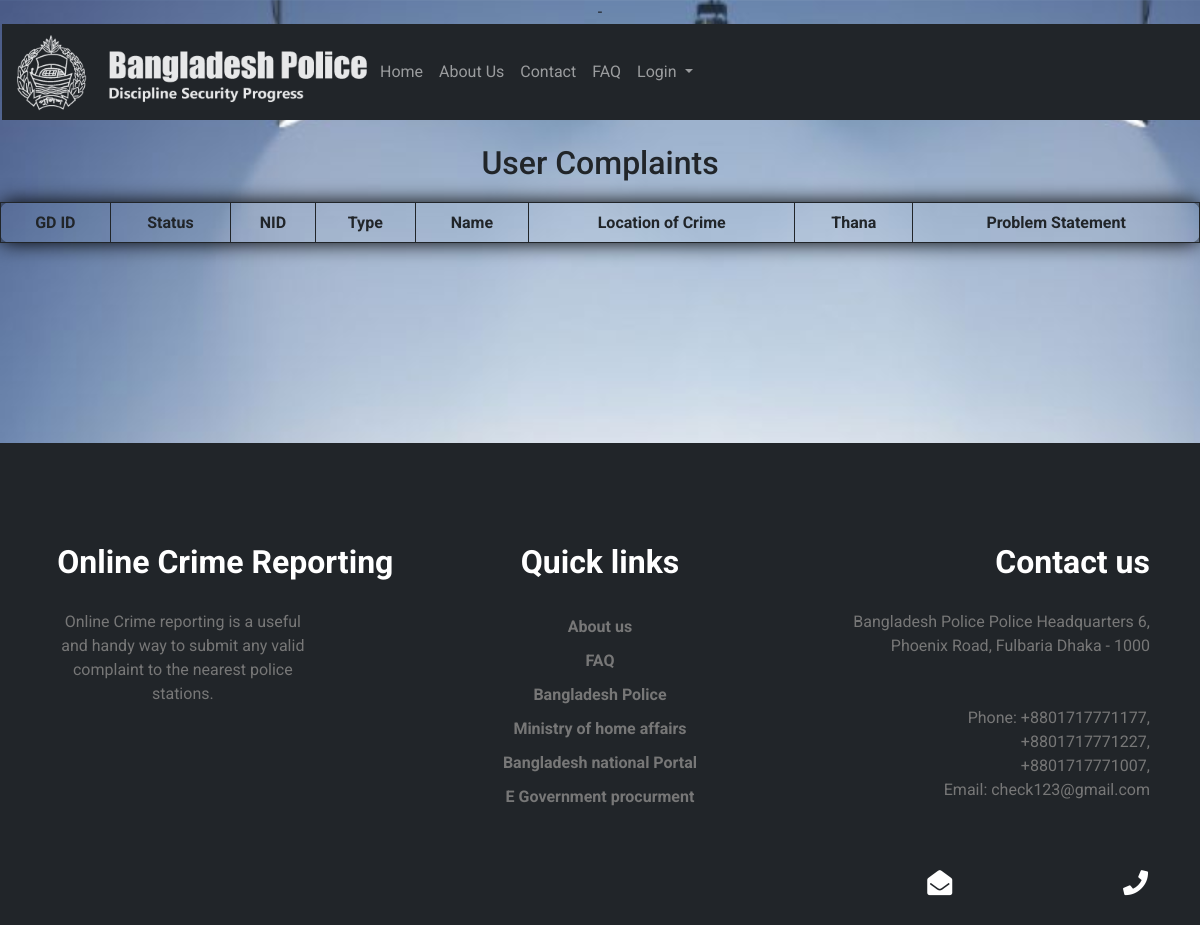
The app's page /Pages/allcomplains.php, older data.
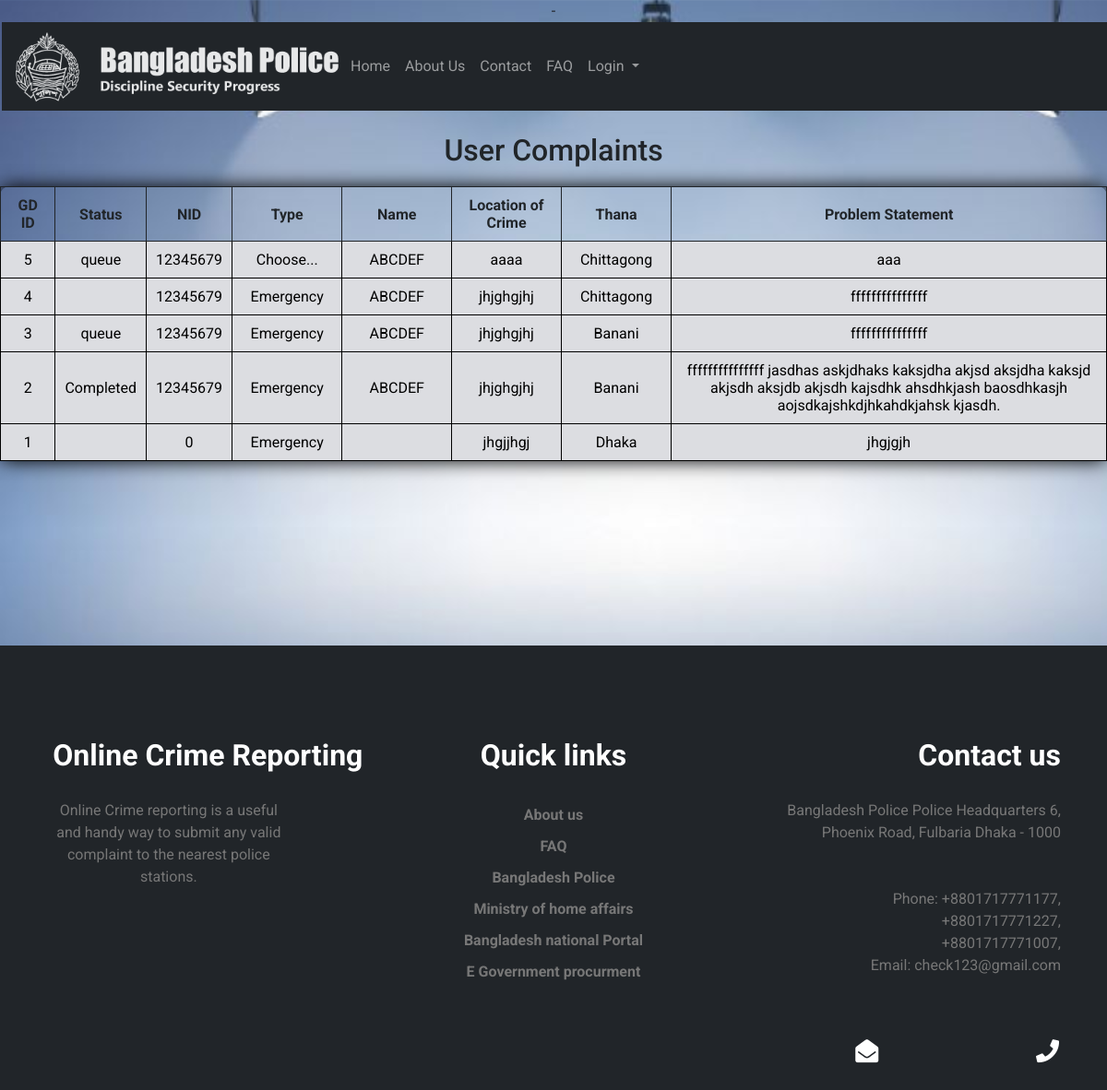
The same page, newer data.
### tables this page shows
CREATE TABLE `gd` (
  `gdid` int(9) NOT NULL,
  `nid` bigint(30) NOT NULL,
  `type` varchar(20) NOT NULL,
  `name` varchar(40) NOT NULL,
  `location of crime` varchar(255) NOT NULL,
  `thana name` varchar(30) NOT NULL,
  `problem statement` text NOT NULL,
  `photo` varchar(255) NOT NULL,
  `status` varchar(20) NOT NULL,
  `pid` int(11) NOT NULL
);

### Pages/allcomplains.php (the view, shortened to what this page needs)
-<?php
  include "../php/db.php";
?>
<!DOCTYPE html>
<html lang="en">
<head>
    <link href="../css/bootstrap.min.css" rel="stylesheet">
    <link rel="stylesheet" href="../css/style.css">
    <link rel="stylesheet" href="../css/responsive.css">
  <link rel="stylesheet" type="text/css" href="../css/login_style.css">
  <link rel="stylesheet" href="https://cdnjs.cloudflare.com/ajax/libs/font-awesome/4.7.0/css/font-awesome.min.css">
  <link rel="stylesheet" href="https://use.fontawesome.com/releases/v5.15.1/css/all.css">
    <link href="../css/historytable.css" rel="stylesheet">
</head>
<body>
<div class="container-fluid">
    <?php
        include "../php/navbar.php";
    ?>
</div>
<div>
  <br>
<h2> User Complaints</h2>
<table id="t" class="table1">
  <thead>
    <tr>
      <th scope="col">GD ID</th>
      <th scope="col">Status</th>
      <th scope="col">NID</th>
      <th scope="col">Type</th>
      <th scope="col">Name</th>
      <th scope="col">Location of Crime</th>
      <th scope="col">Thana</th>
      <th scope="col">Problem Statement</th>
    </tr>
  </thead>
  <?php
      $query="select * from gd order by gdid desc limit 10000";
      $result=mysqli_query($conn,$query);
      while($rows=mysqli_fetch_assoc($result)){
  ?>
  <tbody style="background-color: #dcdde1; color: black;">
      <tr>
        <td class="five"><?php echo $rows['gdid']; ?></td>
        <td class="status"><?php echo $rows['status']; ?></td>
        <td class="five"><?php echo $rows['nid']; ?></td>
        <td class="ten"><?php echo $rows['type']; ?></td>
        <td class="ten"><?php echo $rows['name']; ?></td>
        <td class="twenty"><?php echo $rows['location of crime']; ?></td>
        <td class="ten"><?php echo $rows['thana name']; ?></td>
        <td class="cproblem"><?php echo $rows['problem statement']; ?></td>
      </tr>
    </tbody>
  <?php
    }
  ?>
</table>
</div>
<?php
    include "../php/footer.php";
    ?>
</body>
</html>

### php/navbar.php (shortened to what this page needs)
<nav class="navbar navbar-expand-lg navbar-dark bg-dark dmenu">
            <div class="container-fluid dmenudiv">
                <img src="../images/logo2.png">
              <div class="collapse navbar-collapse" id="navbarSupportedContent">
                <ul class="navbar-nav me-auto mb-2 mb-lg-0">
                  <li class="nav-item">
                    <a class="nav-link" aria-current="page" href="home.php">Home</a>
                  </li>
                  <li class="nav-item">
                    <a class="nav-link" href="../Pages/about.php">About Us</a>
                  </li>
                  <li class="nav-item">
                    <a class="nav-link" aria-current="page" href="../Pages/contact.php">Contact</a>
                  </li>
                  <li class="nav-item">
                    <a class="nav-link" href="../Pages/faq.php">FAQ</a>
                  </li>
                  <li class="nav-item dropdown">
                    <?php
                      if(isset($_SESSION['nid'])) {
                        echo '<p class="nav-link" style="color: white;"> Welcome <code>'.$_SESSION["name"].'</code></p>';
                        echo '<li class="nav-item">
                          <a class="nav-link active" aria-current="page" href="../php/logout_session.php">Logout</a>
                          </li>';
                        }
                        elseif(isset($_SESSION['aid'])) {
                          echo '<p class="nav-link" style="color: white;"> Welcome <code> '.$_SESSION["aname"].' </code></p>';
                          echo '<li class="nav-item">
                            <a class="nav-link active" aria-current="page" href="../php/logout_session.php">Logout</a>';
                        }
                        elseif(isset($_SESSION['pid'])) {
                          echo '<p class="nav-link" style="color: white;"> Welcome <code> '.$_SESSION["pname"].' </code></p>';
                          echo '<li class="nav-item">
                            <a class="nav-link active" aria-current="page" href="../php/logout_session.php">Logout</a>';
                        }
                        else {
                        echo '<a class="nav-link dropdown-toggle" href="#" id="navbarDropdown" role="button" data-bs-toggle="dropdown" aria-expanded="false">
                          Login
                        </a>
                        <ul class="dropdown-menu" aria-labelledby="navbarDropdown">
                          <li><a class="dropdown-item" href="../Pages/login.php">User</a></li>
                          <li><a class="dropdown-item" href="../Pages/officialPage.php">Official</a></li>
                        </ul>';
                      }
                    ?>
                    </li>
                </ul>
              </div>
            </div>
          </nav>

### php/footer.php
<div class="foot bg-dark">
          <div class="row" style="margin-top:200px; padding: 100px 50px; padding-bottom: 20px;">
            <div class="col-lg-4">
            <h2> Online Crime Reporting</h2>
                <p style="padding-right:85px; padding-top: 20px;">
                  Online Crime reporting is a useful and handy way to submit any valid complaint to the nearest police stations.
                </p>
            </div>
            <div class="col-lg-4">
            <h2> Quick links</h2>
              <ul>
                      <li><a href="../pages/about.php">About us</a></li>
                      <li><a href="../pages/faq.php">FAQ</a></li>
                      <li><a href="https://www.police.gov.bd/">Bangladesh Police</a></li>
                      <li><a href="http://www.mha.gov.bd/">Ministry of home affairs</a></li>
                      <li><a href="https://bangladesh.gov.bd/index.php">Bangladesh national Portal</a></li>
                      <li><a href="https://www.eprocure.gov.bd/">E Government procurment</a></li>
                    </ul>
            </div>
            <div class="col-lg-4" style="text-align: right;">
            <h2 style="padding-bottom: 20px;">Contact us</h2>
              <p>
                Bangladesh Police Police Headquarters 6, Phoenix Road, Fulbaria Dhaka - 1000<br><br><br>
                Phone: +8801717771177,<br>
                +8801717771227,<br>
                +8801717771007,<br>
                Email: check123@gmail.com
              </p>
            </div>
    </div>
    <div class="tray container-fluid" slyle="color:white;">
      <ul>
        <li>
          <a href="mailto:oic_opscr@police.gov.bd"><i class="fa fa-envelope-open"></i></a>
        </li>
        <li>
          <a href="https://www.facebook.com/BangladeshPoliceOfficialPage"><i class="fa fa-facebook"></i></a>
        </li>
        <li>
          <a href="https://www.youtube.com/channel/UCiEciIZfqbetHCJe6oCi6FQ"><i class="fa fa-youtube"></i></a>
        </li>
        <li>
          <a href="https://twitter.com/bd_police"><i class="fa fa-twitter"></i></a>
        </li>
        <li>
          <a href="tel:+8801794064545"><i class="fa fa-phone"></i></a>
        </li>
      </ul>
    </div>
</div>

### css/style.css (style rules this page uses)
body { background-size: cover; background-image: url(../Images/bg1.jpg); background-position: center; }
body, html { width: 100%; max-width: 100%; height: 100%; font-family: "Lato"; color: #212529; }
.foot { color: white; padding-bottom: 0; margin-bottom: -21px; }
.foot p { color: #777; }
.foot a { text-decoration: none; color: #777; font-weight: bold; }
.foot ul li { list-style-type: none; padding: 5px 0px; }
.foot ul { padding-left: 0; padding-top: 20px; }
.foot h2 { font-weight: bold; }
.tray { text-align: right; }
.tray ul { padding-right: 30px; }
.tray ul li { display: inline-block; padding: 0px 10px; padding-bottom: 30px; }
.tray ul li a { font-size: 25px; color: white; }

### css/login_style.css (style rules this page uses)
body { background: #76b852; background: -webkit-linear-gradient(right, #76b852, #8DC26F); background: -moz-linear-gradient(right, #76b852, #8DC26F); background: -o-linear-gradient(right, #76b852, #8DC26F); background: linear-gradient(to left, #76b852, #8DC26F); font-family: "Roboto", sans-serif; -webkit-font-smoothing: antialiased; -moz-osx-font-smoothing: grayscale; }

### css/historytable.css (style rules this page uses)
table { width: 100%; margin: 20px auto; table-layout: auto; }
body { background-image: url(../Images/bg.jpg); background-size: cover; width: 100vw; height: auto; text-align: center; }
table, td, th { border-collapse: collapse; }
th, td { padding: 10px; border: solid 1px; text-align: center; }
.cproblem { width: 40%; }
.five { width: 5%; }
.ten { width: 10%; }
.twenty { width: 10%; }

### Pages/allcomplains.php (style rules this page uses)
body { background-image: url(../Images/lg.jpg); background-size: cover; width: 100vw; height: auto; text-align: center; }
.table1 { box-shadow: 0px 0px 20px #000; -webkit-box-shadow: 0px 0px 20px #000; -moz-box-shadow: 0px 0px 20px #000; border-radius:10px; }

### php/navbar.php (style rules this page uses)
.dmenu { margin-left:-10px; margin-right:-20px }

Row changes from the older to the newer data that the page shows:
added gd: gdid "5", status "queue", nid "12345679", type "Choose...", name "ABCDEF", location of crime "aaaa", thana name "Chittagong", problem statement "aaa"
added gd: gdid "4", nid "12345679", type "Emergency", name "ABCDEF", location of crime "jhjghgjhj", thana name "Chittagong", problem statement "fffffffffffffff"
added gd: gdid "3", status "queue", nid "12345679", type "Emergency", name "ABCDEF", location of crime "jhjghgjhj", thana name "Banani", problem statement "fffffffffffffff"
added gd: gdid "2", status "Completed", nid "12345679", type "Emergency", name "ABCDEF", location of crime "jhjghgjhj", thana name "Banani", problem statement "fffffffffffffff jasdhas askjdhaks kaksjdha akjsd aksjdha kaksjd akjsdh aksjdb akjsdh kajsdhk ahsdhkjash baosdhkasjh aojsdkajshkdjhkahdkjahsk kjasdh."
added gd: gdid "1", nid "0", type "Emergency", location of crime "jhgjjhgj", thana name "Dhaka", problem statement "jhgjgjh"
